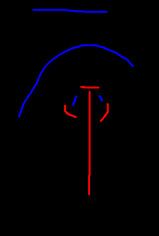
#> input picture test_images/lady stroke 1.png, 159 x 236 px, shrunk from 323 x 480 before the run, found by its file name
$ python image_segmentation.py
#> lines starting #> are read from the running program, lines starting #| are printed output that depends on the picture; after the words box and inside, x2 and y2 are one past the last pixel; in counts of white or black regions, pixels touching at a corner belong together; long printed decimals are rounded
import cv2
import numpy as np
import math
import timeit
from tqdm import tqdm


def coordinates(seeds, p):
    (h, w) = seeds.shape[:2]
    n = 0
    for i in range(h):
        for j in range(w):
            if seeds[i][j][2] == p:
                n += 1
    x = [0]*n
    y = [0]*n
    v = 0
    for i in range(h):
        for j in range(w):
            if seeds[i][j][2] == p:
                x[v] = j
                y[v] = i
                v += 1
    return x, y


def k_means(k, x, y):
    img = cv2.imread('dance.PNG')
    a = len(x)/k
    print('length a:', a)
    c_red = [0] * k
    c_green = [0] * k
    c_blue = [0] * k
    v = 0
    for i in range(0, len(x), int(a)+1):
        #y_cord, x_cord = y[i], x[i]
        r, g, b = img[y[i]][x[i]]
        c_red[v] = r
        c_green[v] = g
        c_blue[v] = b
        v += 1
    clusters = clustering(k, x, y, c_red, c_green, c_blue, img)

    m, itr = 0, 0
    while m == 0:
        print('Iteration: ', itr)
        itr += 1
        w = np.zeros(k)
        updt_red = np.zeros(k)
        updt_green = np.zeros(k)
        updt_blue = np.zeros(k)
        for i in range(k):
            #v = 0
            for j in range(len(x)):
                if clusters[j] == i:
                    r, g, b = img[y[j]][x[j]]
                    updt_red[i] += r
                    updt_green[i] += g
                    updt_blue[i] += b
                    w[i] += 1
        for i in range(k):
            if w[i] != 0:
                updt_red[i] = updt_red[i] / w[i]
                updt_green[i] = updt_green[i] / w[i]
                updt_blue[i] = updt_blue[i] / w[i]
        for i in range(k):
            if abs(c_red[i] - updt_red[i]) > 2 or abs(c_green[i] - updt_green[i]) > 2 or abs(c_blue[i] - updt_blue[i]) > 2:
                clusters = clustering(k, x, y, updt_red, updt_green, updt_blue, img)
                c_red = updt_red
                c_green = updt_green
                c_blue = updt_blue
                break
            elif i == k-1:
                m = 1
    return clusters, updt_red, updt_green, updt_blue


def clustering(k, x, y, c_red, c_green, c_blue, orig):
    clusters = np.array(x)
    for i in range(len(x)):
        a = [0.0] * k
        for j in range(k):
            r, g, b = orig[y[i]][x[i]]
            a[j] = float(math.sqrt(((r - c_red[j])**2) + ((g - c_green[j])**2) + ((b - c_blue[j])**2)))
            if j == (k - 1):
                clusters[i] = (np.argmin(a))
    return clusters


def weight(k, clusters):
    wt = [0.0]*k
    for i in range(k):
        for j in range(len(clusters)):
            if clusters[j] == i:
                wt[i] += 1
            if j == len(clusters) - 1:
                wt[i] = float(wt[i] / len(clusters))
    return wt


def main():
    start = timeit.default_timer()
    seeds = cv2.imread('lady stroke 1.png')
#> seeds is the input picture: shape (236, 159, 3); mean B, G, R 3.4, 0, 2.3
    img = cv2.imread('lady.PNG')
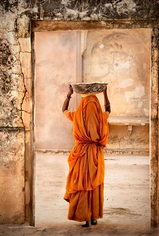
#> input picture test_images/lady.PNG, 159 x 236 px, shrunk from 323 x 480 before the run, found by its file name
#> img is the input picture: shape (236, 159, 3); mean B, G, R 102.9, 138.3, 187

    k = 64
    # Foreground
    print('Foreground')
    front_x, front_y = coordinates(seeds, 255)
#> front_x = 145 values, max 107 at index 27, min 65 at index 28, mean 89.26; front_y = 145 values from 87 to 193
    clusters_front, red_front, green_front, blue_front = k_means(k, front_x, front_y)
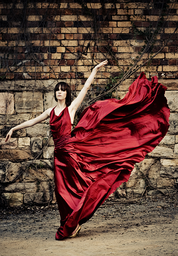
#> input picture test_images/dance.PNG, 178 x 256 px, shrunk from 362 x 521 before the run, found by its file name
#> in k_means, img is the input picture: shape (256, 178, 3); mean B, G, R 59.9, 70.3, 103.7
#> in k_means, `a = len(x)/k`: a = 2.27
#| length a: 2.266
#> the loop in k_means, `for i in range(0, len(x), int(a)+1):` made 49 passes
#> (i, r, g, b) on passes 2 to 13: (3, 165, 193, 218), (6, 75, 99, 122), (9, 39, 46, 63), (12, 17, 20, 17), (15, 72, 88, 107), (18, 20, 20, 23), (21, 84, 95, 106), (24, 25, 27, 30), (27, 81, 69, 211), (30, 24, 8, 104), (33, 72, 51, 197), (36, 86, 68, 214)
#> (r, g, b) on pass 1: (215, 225, 234)
#> after the loop in k_means, `for i in range(0, len(x), int(a)+1):`: c_blue = 64 values, max 244 at index 18, min 0 at index 41, mean 107.2; c_green = 64 values, max 230 at index 18, min 0 at index 24, mean 38.55; c_red = 64 values, max 216 at index 18, min 0 at index 24, mean 41.98; v = 49
#> in clustering, `clusters = np.array(x)`: clusters has the same summary as front_x in main
#> the loop in clustering, `for i in range(len(x)):` made 145 passes
#> after the loop in clustering, `for i in range(len(x)):`: clusters = 145 values, max 48 at index 68, min 0 at index 0, mean 24.01
#> the loop in k_means, `while m == 0:` made 7 passes
#| Iteration:  2
#| Iteration:  3
#| Iteration:  4
#| Iteration:  5
#| Iteration:  6
#> after the loop in k_means, `while m == 0:`: c_blue = 64 values, max 244.5 at index 18, min 0 at index 14, mean 107.3; c_green = 64 values, max 232.5 at index 18, min 0 at index 14, mean 40.86; c_red = 64 values, max 221 at index 18, min 0 at index 14, mean 43.92; clusters = 145 values, max 48 at index 116, min 0 at index 0, mean 24.07; itr = 7
#> clusters_front has the same summary as clusters in k_means; red_front has the same summary as c_red in k_means; green_front has the same summary as c_green in k_means; blue_front has the same summary as c_blue in k_means
    # Background
    print('Background')
    back_x, back_y = coordinates(seeds, 6)
#> back_x = 136 values, max 130 at index 88, min 19 at index 132, mean 65.39; back_y = 136 values from 9 to 117
    clusters_back, red_back, green_back, blue_back = k_means(k, back_x, back_y)
#| length a: 2.125
#> the loop in k_means (call 2), `for i in range(0, len(x), int(a)+1):` made 46 passes
#> (i, r, g, b) on passes 2 to 13: (3, 20, 18, 18), (6, 14, 14, 19), (9, 22, 23, 32), (12, 15, 15, 22), (15, 12, 12, 18), (18, 14, 14, 20), (21, 12, 14, 20), (24, 21, 24, 35), (27, 28, 34, 52), (30, 33, 39, 52), (33, 13, 17, 30), (36, 19, 23, 37)
#> (r, g, b) on pass 1: (18, 18, 23)
#> the loop in k_means (call 2), `while m == 0:` made 4 passes
#| Iteration:  2
#| Iteration:  3
#> clusters_back = 136 values, max 46 at index 52, min 0 at index 7, mean 21.55; red_back = 64 values, max 223 at index 41, min 0 at index 12, mean 42.23; green_back = 64 values, max 233.3 at index 41, min 0 at index 12, mean 51.58; blue_back = 64 values, max 240.7 at index 41, min 0 at index 12, mean 64.17

    print('Weight Foreground')
    weight_front = weight(k, clusters_front)
#> after the loop in weight, `for i in range(k):`: wt = 64 values, max 0.0759 at index 28, min 0 at index 27, mean 0.0156
#> weight_front has the same summary as wt in weight
    print('Weight Background')
    weight_back = weight(k, clusters_back)
#> weight_back = 64 values, max 0.0515 at index 11, min 0 at index 12, mean 0.0156

    print('Likelihood')
    img_result = img.copy()
    (h, w) = img_result.shape[:2]
#> h = 236; w = 159
    for i in tqdm(range(h)):
        for j in range(w):
            #print(i, j)
            prob_back = 0
            prob_front = 0
            for m in range(k):
                r, g, b = img_result[i][j]
                prob_back += float(weight_back[m] * math.exp(-(math.sqrt(((r - red_back[m])**2) + ((g - green_back[m])**2)
                                                        + ((b - blue_back[m])**2)))))
                prob_front += float(weight_front[m] * math.exp(-(math.sqrt(((r - red_front[m])**2) + ((g - green_front[m])**2)
                                                       + ((b - blue_front[m])**2)))))
                if m == k - 1:
                    if prob_front > prob_back:
                        img_result[i][j][0] = 255
                        img_result[i][j][1] = 255
                        img_result[i][j][2] = 255
                    elif prob_front < prob_back:
                        img_result[i][j][0] = 0
                        img_result[i][j][1] = 0
                        img_result[i][j][2] = 0
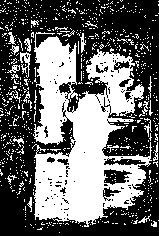
#> img_result: shape (236, 159, 3); 41.4% white; 751 white regions (726 under 20 px), largest, box (x1, y1, x2, y2) and area: (32, 32, 152, 227) 12766, (20, 52, 31, 78) 123, (80, 33, 86, 53) 58

    result = cv2.imread('lady.PNG')
    # Segmenting the original image
    print('Segmenting the original image')
    (h, w) = result.shape[:2]
    for i in tqdm(range(h)):
        for j in range(w):
            if img_result[i][j][0] == 0:
                result[i][j] = img_result[i][j]
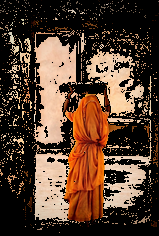
#> result: shape (236, 159, 3); mean B, G, R 47.8, 63.5, 87.7

    cv2.imshow('Segmentation', img_result)
    cv2.waitKey(0)
    cv2.imshow('Segmentation on original', result)
    cv2.waitKey(0)

    end = timeit.default_timer()
    print("Run time", end - start)


if __name__ == "__main__":main()
